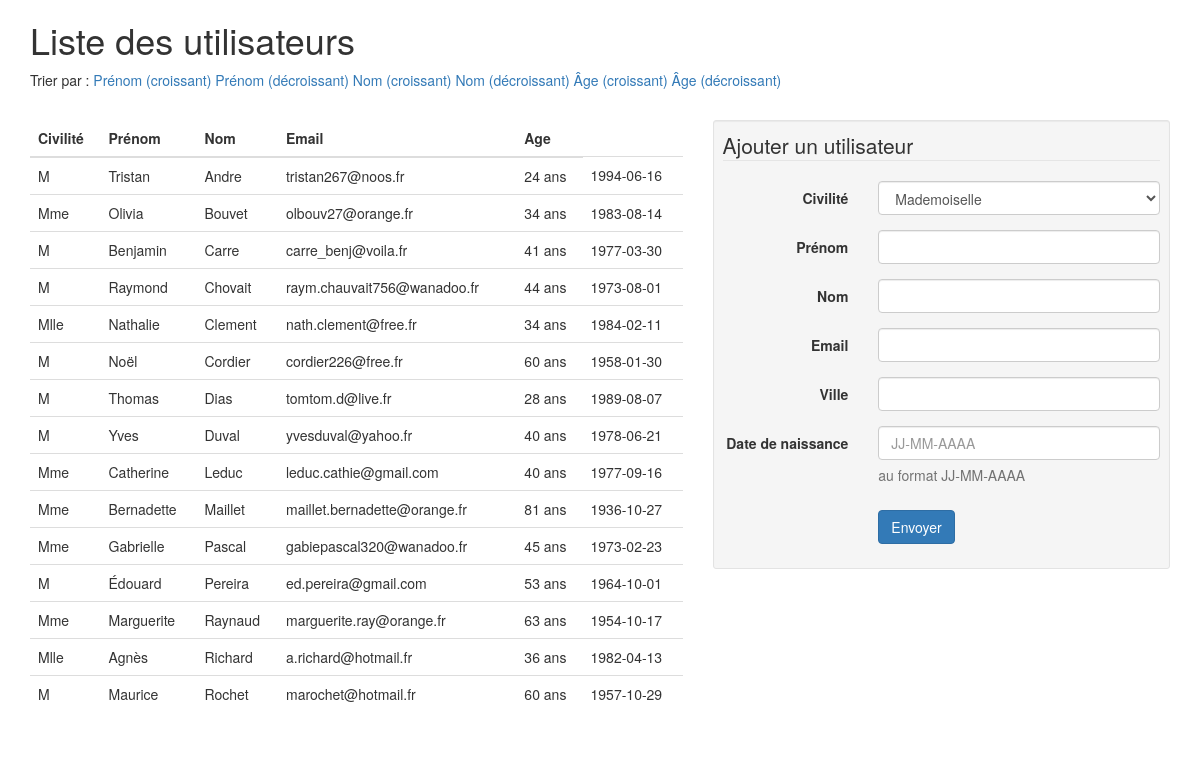
The app's page /exercice_2/index.php?column=lastname&order=asc with its own data.
### tables this page shows
CREATE TABLE IF NOT EXISTS `users` (
  `id` int(11) NOT NULL AUTO_INCREMENT,
  `gender` enum('Mlle','Mme','M') NOT NULL,
  `firstname` varchar(255) NOT NULL,
  `lastname` varchar(255) NOT NULL,
  `email` varchar(255) NOT NULL,
  `birthdate` date NOT NULL,
  `city` varchar(255) NOT NULL,
  PRIMARY KEY (`id`),
  UNIQUE KEY `email` (`email`)
);

### exercice_2/index.php (the view, shortened to what this page needs)
<?php
require_once 'connect.php';
$order = '';
if(isset($_GET['order']) && isset($_GET['column'])){
	if($_GET['column'] == 'lastname'){
		$order .= ' ORDER BY lastname';
	}
	elseif($_GET['column'] == 'firstname'){
		$order .= ' ORDER BY firstname';
	}
	elseif($_GET['column'] == 'birthdate'){
		$order .= ' ORDER BY birthdate';
	}
	if($_GET['order'] == 'asc'){
		$order .= ' ASC';
	}
	elseif($_GET['order'] == 'desc'){
		$order .= ' DESC';
	}
}
$queryUsers = $db->prepare('SELECT * FROM users'.$order);
if($queryUsers->execute()){
	$users = $queryUsers->fetchAll();
}
?>
<!DOCTYPE html>
<html>
<head>
	<link href="https://maxcdn.bootstrapcdn.com/bootstrap/3.3.6/css/bootstrap.min.css" rel="stylesheet">
</head>
<body>
	<div class="container">
		<h1>Liste des utilisateurs</h1>
		<p>Trier par :
			<a href="index.php?column=firstname&order=asc">Prénom (croissant)</a>
			<a href="index.php?column=firstname&order=desc">Prénom (décroissant)</a>
			<a href="index.php?column=lastname&order=asc">Nom (croissant)</a>
			<a href="index.php?column=lastname&order=desc">Nom (décroissant)</a>
			<a href="index.php?column=birthdate&order=asc">Âge (croissant)</a>
			<a href="index.php?column=birthdate&order=desc">Âge (décroissant)</a>
		</p>
		<br>
		<div class="row">
			<div class="col-md-7">
				<table class="table">
					<thead>
						<tr>
							<th>Civilité</th>
							<th>Prénom</th>
							<th>Nom</th>
							<th>Email</th>
							<th>Age</th>
						</tr>
					</thead>
					<tbody>
						<?php foreach($users as $user):?>
							<tr>
								<td><?php echo $user['gender'];?></td>
								<td><?php echo $user['firstname'];?></td>
								<td><?php echo $user['lastname'];?></td>
								<td><?php echo $user['email'];?></td>
								<td><?php echo DateTime::createFromFormat('Y-m-d', $user['birthdate'])->diff(new DateTime('now'))->y;?> ans</td>
								<td><?php echo $user['birthdate'];?></td>
							</tr>
						<?php endforeach; ?>
					</tbody>
				</table>
			</div>
			<div class="col-md-5">
				<form method="post" class="form-horizontal well well-sm">
					<fieldset>
						<legend>Ajouter un utilisateur</legend>
						<div class="form-group">
							<label class="col-md-4 control-label" for="gender">Civilité</label>
							<div class="col-md-8">
								<select id="gender" name="gender" class="form-control input-md" required>
									<option value="Mlle">Mademoiselle</option>
								</select>
							</div>
						</div>
						<div class="form-group">
							<label class="col-md-4 control-label" for="firstname">Prénom</label>
							<div class="col-md-8">
								<input id="firstname" name="firstname" type="text" class="form-control input-md" required>
							</div>
						</div>
						<div class="form-group">
							<label class="col-md-4 control-label" for="lastname">Nom</label>
							<div class="col-md-8">
								<input id="lastname" name="lastname" type="text" class="form-control input-md" required>
							</div>
						</div>
						<div class="form-group">
							<label class="col-md-4 control-label" for="email">Email</label>
							<div class="col-md-8">
								<input id="email" name="email" type="email" class="form-control input-md" required>
							</div>
						</div>
						<div class="form-group">
							<label class="col-md-4 control-label" for="city">Ville</label>
							<div class="col-md-8">
								<input id="city" name="city" type="text" class="form-control input-md" required>
							</div>
						</div>
						<div class="form-group">
							<label class="col-md-4 control-label" for="birthdate">Date de naissance</label>
							<div class="col-md-8">
								<input id="birthdate" name="birthdate" type="text" placeholder="JJ-MM-AAAA" class="form-control input-md" required>
								<span class="help-block">au format JJ-MM-AAAA</span>
							</div>
						</div>
						<div class="form-group">
							<div class="col-md-4 col-md-offset-4">
								<button type="submit" class="btn btn-primary">Envoyer</button>
							</div>
						</div>
					</fieldset>
				</form>
			</div>
		</div>
	</div>
</body>
</html>

### records on screen
users: gender "M", firstname "Tristan", lastname "Andre", email "tristan267@noos.fr", birthdate "1994-06-16"
users: gender "Mme", firstname "Olivia", lastname "Bouvet", email "olbouv27@orange.fr", birthdate "1983-08-14"
users: gender "M", firstname "Benjamin", lastname "Carre", email "carre_benj@voila.fr", birthdate "1977-03-30"
users: gender "M", firstname "Raymond", lastname "Chovait", email "raym.chauvait756@wanadoo.fr", birthdate "1973-08-01"
users: gender "Mlle", firstname "Nathalie", lastname "Clement", email "nath.clement@free.fr", birthdate "1984-02-11"
users: gender "M", firstname "Noël", lastname "Cordier", email "cordier226@free.fr", birthdate "1958-01-30"
users: gender "M", firstname "Thomas", lastname "Dias", email "tomtom.d@live.fr", birthdate "1989-08-07"
users: gender "M", firstname "Yves", lastname "Duval", email "yvesduval@yahoo.fr", birthdate "1978-06-21"
users: gender "Mme", firstname "Catherine", lastname "Leduc", email "leduc.cathie@gmail.com", birthdate "1977-09-16"
users: gender "Mme", firstname "Bernadette", lastname "Maillet", email "maillet.bernadette@orange.fr", birthdate "1936-10-27"
users: gender "Mme", firstname "Gabrielle", lastname "Pascal", email "gabiepascal320@wanadoo.fr", birthdate "1973-02-23"
users: gender "M", firstname "Édouard", lastname "Pereira", email "ed.pereira@gmail.com", birthdate "1964-10-01"
users: gender "Mme", firstname "Marguerite", lastname "Raynaud", email "marguerite.ray@orange.fr", birthdate "1954-10-17"
users: gender "Mlle", firstname "Agnès", lastname "Richard", email "a.richard@hotmail.fr", birthdate "1982-04-13"
users: gender "M", firstname "Maurice", lastname "Rochet", email "marochet@hotmail.fr", birthdate "1957-10-29"
